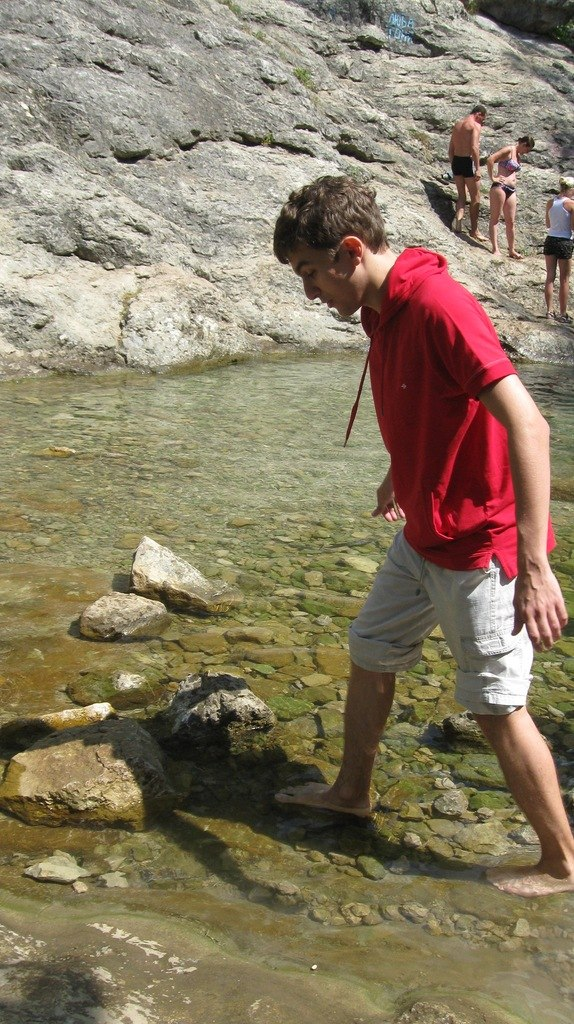
#> input picture industry/seminar2/kantor.jpg, 574 x 1024 px
$ jupyter execute --allow-errors DMIA2016_Sem2task_base_SkinSegmentation.ipynb   (shell and % lines are left out)   (Python 2 division)
#> lines starting #> are read from the running program, lines starting #| are printed output that depends on the picture
# Data Mining in Action 2016 (осенний семестр)

## Задача на семинар: цветовая сегментация кожи на изображении

В этом примере мы построим простой классификатор с использованием библиотеки scikit-learn. В качестве данных мы возьмем выборку из UCI Репозитория (www.archive.ics.uci.edu), связанную с задачей сегментации изображений, а точнее - выделением кожи на фотографиях.

В итоге мы получим классификатор, который по RBG представлению цвета пикселя будет пытаться определить, принадлежит пиксель к участку кожи или нет.

Для начала скачаем выборку по следующей ссылке: https://archive.ics.uci.edu/ml/machine-learning-databases/00229/Skin_NonSkin.txt

## Задаем кодировку

В Python кодировка файла скрипта задается с помощью так называемого magic comment: # coding: utf-8
(либо другая кодировка по необходимости).

Волшебный комментарий должен быть в первых двух строчках скрипта, иначе он игнорируется интерпретатором. Добавив этот комментарий в скрипт можно, например, комфортно использовать в коде русскоязычные строки и комментарии. Однако для ipython notebook такой способ не подходит ведь разные блоки кода могут исполняться в разной последовательности. Есть другой способ, им и воспользуемся:

[cell 1]
import sys
reload(sys)
sys.setdefaultencoding("utf-8")

После исполнения этого блока проблем с русскоязычными комментариями в коде быть не должно.

## Чтение выборки

Давайте посмотрим на выборку и попробуем понять, какой смысл имеют

[cell 2]
dataset_path = "Skin_NonSkin.txt"
#> (the rest of this cell did not finish here and is left out)

#> (a cell that did not finish here is left out)

#> (a cell that did not finish here is left out)

[cell 5]
import numpy as np

np.random.seed(0)
#> (the rest of this cell did not finish here and is left out)

[cell 6]
from sklearn.neighbors import KNeighborsClassifier

model = KNeighborsClassifier()
#> (the rest of this cell did not finish here and is left out)

#> (a cell that did not finish here is left out)

#> (a cell that did not finish here is left out)

## Чтение и обработка изображения

Для работы с графиками и изображениями в Python есть библиотека Matplotlib. На сайте библиотеки www.matplotlib.org описан API и есть большое количество примеров в разделе gallery. При необходимости построить график можно зайти в галерею, найти визуально картинку, наиболее похожую на нужную и посмотреть код.

Но сейчас мы воспользуемся matplotlib для работы с изображением, на котором хотим найти участки кожи. Для начала считаем изображение:

[cell 9]
# чтобы изображения выводились прямо в ipython notebook, а не в отдельном окне


import matplotlib.pyplot as plt
import matplotlib.cbook as cbook

image_path = "kantor.jpg"

image_file = open(image_path, 'rb')
#image_file = cbook.get_sample_data(image_path)
image = plt.imread(image_file)
#> image is the input picture: shape (1024, 574, 3); mean R, G, B 137, 124, 100

plt.imshow(image)
plt.axis('off') # clear x- and y-axes
plt.show()

Посмотрим, в каком формате хранится изображение в переменой image:

[cell 10]
print type(image)
#| <class 'numpy.ndarray'>

Поскольку это массив, попробуем вывести несколько его первых элементов:

[cell 11]
print image[:3]
#> (printed output is left out)

Похоже на массив строк пикселей. Каждая строка - массив пикселей, а пиксель - массив из трех чисел - RGB представления цвета пикселя.

Обучим наш классификатор на всей обучающей выборке и прогоним классификатор по всем пикселям изображения, заменяя пиксели кожи на ярко зелёные:

#> (a cell that did not finish here is left out)

[cell 13]
image.shape
#> Out = (1024, 574, 3)

[cell 14]
from copy import deepcopy
_image = deepcopy(image)
_image[:,:,0] = image[:,:,2]
_image[:,:,1] = image[:,:,1]
_image[:,:,2] = image[:,:,0]

[cell 15]
plt.imshow(_image)
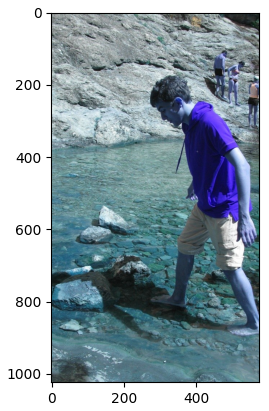
#> figure drawn by matplotlib, 1 panel; B, G, R data is drawn as R, G, B

#> (a cell that did not finish here is left out)

[cell 17]
plt.imshow(_image)
plt.show()

[cell 18]
Image = deepcopy(_image)
Image[:,:,0] = _image[:,:,2]
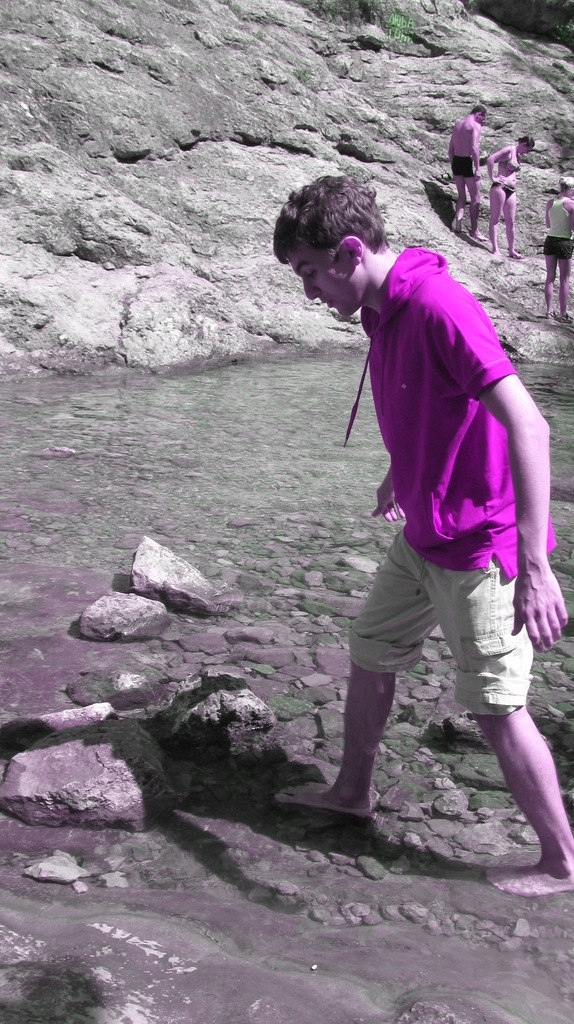
#> Image: shape (1024, 574, 3); mean B, G, R 137, 124, 137
Image[:,:,1] = _image[:,:,1]
Image[:,:,2] = _image[:,:,0]
plt.imshow(Image)

$ run again, with industry/seminar2/skin_segmentation2.png saved as industry/seminar2/kantor.jpg
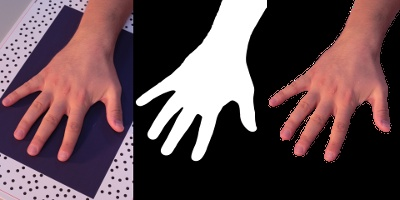
#> input picture industry/seminar2/skin_segmentation2.png, 400 x 200 px
#> image is the input picture: shape (200, 400, 3); mean R, G, B 95.4, 73.4, 77.7
#| <class 'numpy.ndarray'>
#> (printed output is left out)
#> `[cell 15] plt.imshow(_image)`:
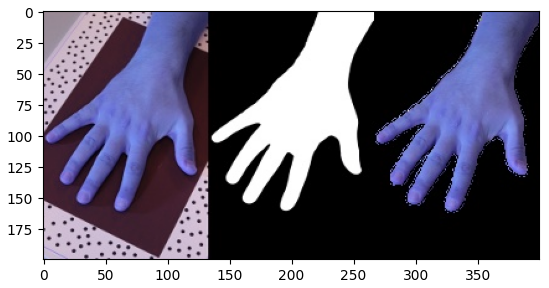
#> figure drawn by matplotlib, 1 panel; B, G, R data is drawn as R, G, B
#> `Image[:,:,0] = _image[:,:,2]`:
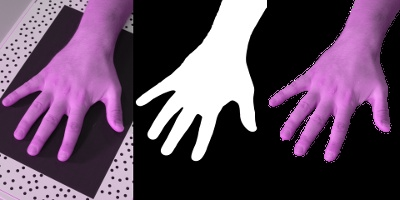
#> Image: shape (200, 400, 3); mean B, G, R 95.4, 73.4, 95.4
